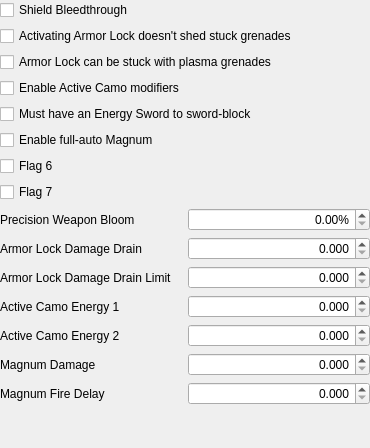
<?xml version="1.0" encoding="UTF-8"?>
<ui version="4.0">
 <class>PageMPTU1Config</class>
 <widget class="QWidget" name="PageMPTU1Config">
  <property name="geometry">
   <rect>
    <x>0</x>
    <y>0</y>
    <width>370</width>
    <height>448</height>
   </rect>
  </property>
  <property name="sizePolicy">
   <sizepolicy hsizetype="Expanding" vsizetype="Expanding">
    <horstretch>0</horstretch>
    <verstretch>0</verstretch>
   </sizepolicy>
  </property>
  <property name="windowTitle">
   <string>Form</string>
  </property>
  <layout class="QGridLayout" name="gridLayout">
   <property name="leftMargin">
    <number>0</number>
   </property>
   <property name="topMargin">
    <number>0</number>
   </property>
   <property name="rightMargin">
    <number>0</number>
   </property>
   <property name="bottomMargin">
    <number>0</number>
   </property>
   <item row="0" column="0" colspan="2">
    <widget class="QCheckBox" name="fieldBleedthrough">
     <property name="text">
      <string>Shield Bleedthrough</string>
     </property>
    </widget>
   </item>
   <item row="1" column="0" colspan="2">
    <widget class="QCheckBox" name="fieldArmorLockCantShed">
     <property name="text">
      <string>Activating Armor Lock doesn't shed stuck grenades</string>
     </property>
    </widget>
   </item>
   <item row="2" column="0" colspan="2">
    <widget class="QCheckBox" name="fieldArmorLockCanBeStuck">
     <property name="text">
      <string>Armor Lock can be stuck with plasma grenades</string>
     </property>
    </widget>
   </item>
   <item row="3" column="0" colspan="2">
    <widget class="QCheckBox" name="fieldEnableActiveCamoModifiers">
     <property name="toolTip">
      <string>If this box is not checked, then the game will not apply the Active Camo modifiers available below.</string>
     </property>
     <property name="text">
      <string>Enable Active Camo modifiers</string>
     </property>
    </widget>
   </item>
   <item row="4" column="0" colspan="2">
    <widget class="QCheckBox" name="fieldLimitSwordBlockToSword">
     <property name="text">
      <string>Must have an Energy Sword to sword-block</string>
     </property>
    </widget>
   </item>
   <item row="5" column="0" colspan="2">
    <widget class="QCheckBox" name="fieldAutomaticMagnum">
     <property name="toolTip">
      <string>Allow players to fire the Magnum by holding down the trigger, rather than having to pull the trigger individually for each shot.</string>
     </property>
     <property name="text">
      <string>Enable full-auto Magnum</string>
     </property>
    </widget>
   </item>
   <item row="6" column="0" colspan="2">
    <widget class="QCheckBox" name="fieldFlag6">
     <property name="text">
      <string>Flag 6</string>
     </property>
    </widget>
   </item>
   <item row="7" column="0" colspan="2">
    <widget class="QCheckBox" name="fieldFlag7">
     <property name="text">
      <string>Flag 7</string>
     </property>
    </widget>
   </item>
   <item row="8" column="0">
    <widget class="QLabel" name="labelPrecisionBloom">
     <property name="text">
      <string>Precision Weapon Bloom</string>
     </property>
     <property name="buddy">
      <cstring>fieldPrecisionBloom</cstring>
     </property>
    </widget>
   </item>
   <item row="8" column="1">
    <widget class="QDoubleSpinBox" name="fieldPrecisionBloom">
     <property name="alignment">
      <set>Qt::AlignRight|Qt::AlignTrailing|Qt::AlignVCenter</set>
     </property>
     <property name="suffix">
      <string>%</string>
     </property>
     <property name="maximum">
      <double>200.000000000000000</double>
     </property>
    </widget>
   </item>
   <item row="9" column="0">
    <widget class="QLabel" name="labelArmorLockDamageDrain">
     <property name="text">
      <string>Armor Lock Damage Drain</string>
     </property>
     <property name="buddy">
      <cstring>fieldArmorLockDamageDrain</cstring>
     </property>
    </widget>
   </item>
   <item row="9" column="1">
    <widget class="QDoubleSpinBox" name="fieldArmorLockDamageDrain">
     <property name="alignment">
      <set>Qt::AlignRight|Qt::AlignTrailing|Qt::AlignVCenter</set>
     </property>
     <property name="decimals">
      <number>3</number>
     </property>
     <property name="maximum">
      <double>2.000000000000000</double>
     </property>
    </widget>
   </item>
   <item row="10" column="0">
    <widget class="QLabel" name="labelArmorLockDamageDrainLimit">
     <property name="text">
      <string>Armor Lock Damage Drain Limit</string>
     </property>
     <property name="buddy">
      <cstring>fieldArmorLockDamageDrainLimit</cstring>
     </property>
    </widget>
   </item>
   <item row="10" column="1">
    <widget class="QDoubleSpinBox" name="fieldArmorLockDamageDrainLimit">
     <property name="alignment">
      <set>Qt::AlignRight|Qt::AlignTrailing|Qt::AlignVCenter</set>
     </property>
     <property name="decimals">
      <number>3</number>
     </property>
     <property name="maximum">
      <double>2.000000000000000</double>
     </property>
    </widget>
   </item>
   <item row="11" column="0">
    <widget class="QLabel" name="labelCamoEnergy1">
     <property name="text">
      <string>Active Camo Energy 1</string>
     </property>
     <property name="buddy">
      <cstring>fieldActiveCamoEnergy</cstring>
     </property>
    </widget>
   </item>
   <item row="11" column="1">
    <widget class="QDoubleSpinBox" name="fieldActiveCamoEnergy">
     <property name="alignment">
      <set>Qt::AlignRight|Qt::AlignTrailing|Qt::AlignVCenter</set>
     </property>
     <property name="decimals">
      <number>3</number>
     </property>
     <property name="maximum">
      <double>2.000000000000000</double>
     </property>
     <property name="singleStep">
      <double>0.001000000000000</double>
     </property>
    </widget>
   </item>
   <item row="12" column="0">
    <widget class="QLabel" name="labelCamoEnergy2">
     <property name="text">
      <string>Active Camo Energy 2</string>
     </property>
     <property name="buddy">
      <cstring>fieldActiveCamoEnergyBonus</cstring>
     </property>
    </widget>
   </item>
   <item row="12" column="1">
    <widget class="QDoubleSpinBox" name="fieldActiveCamoEnergyBonus">
     <property name="alignment">
      <set>Qt::AlignRight|Qt::AlignTrailing|Qt::AlignVCenter</set>
     </property>
     <property name="decimals">
      <number>3</number>
     </property>
     <property name="maximum">
      <double>2.000000000000000</double>
     </property>
     <property name="singleStep">
      <double>0.001000000000000</double>
     </property>
    </widget>
   </item>
   <item row="13" column="0">
    <widget class="QLabel" name="labelMagnumDamage">
     <property name="text">
      <string>Magnum Damage</string>
     </property>
     <property name="buddy">
      <cstring>fieldMagnumDamage</cstring>
     </property>
    </widget>
   </item>
   <item row="13" column="1">
    <widget class="QDoubleSpinBox" name="fieldMagnumDamage">
     <property name="alignment">
      <set>Qt::AlignRight|Qt::AlignTrailing|Qt::AlignVCenter</set>
     </property>
     <property name="decimals">
      <number>3</number>
     </property>
     <property name="maximum">
      <double>10.000000000000000</double>
     </property>
    </widget>
   </item>
   <item row="14" column="0">
    <widget class="QLabel" name="labelMagnumFireDelay">
     <property name="text">
      <string>Magnum Fire Delay</string>
     </property>
     <property name="buddy">
      <cstring>fieldMagnumFireDelay</cstring>
     </property>
    </widget>
   </item>
   <item row="14" column="1">
    <widget class="QDoubleSpinBox" name="fieldMagnumFireDelay">
     <property name="alignment">
      <set>Qt::AlignRight|Qt::AlignTrailing|Qt::AlignVCenter</set>
     </property>
     <property name="decimals">
      <number>3</number>
     </property>
     <property name="maximum">
      <double>10.000000000000000</double>
     </property>
    </widget>
   </item>
   <item row="15" column="0" colspan="2">
    <spacer name="verticalSpacer_8">
     <property name="orientation">
      <enum>Qt::Vertical</enum>
     </property>
     <property name="sizeHint" stdset="0">
      <size>
       <width>367</width>
       <height>79</height>
      </size>
     </property>
    </spacer>
   </item>
  </layout>
 </widget>
 <tabstops>
  <tabstop>fieldBleedthrough</tabstop>
  <tabstop>fieldArmorLockCantShed</tabstop>
  <tabstop>fieldArmorLockCanBeStuck</tabstop>
  <tabstop>fieldEnableActiveCamoModifiers</tabstop>
  <tabstop>fieldLimitSwordBlockToSword</tabstop>
  <tabstop>fieldAutomaticMagnum</tabstop>
  <tabstop>fieldFlag6</tabstop>
  <tabstop>fieldFlag7</tabstop>
  <tabstop>fieldPrecisionBloom</tabstop>
  <tabstop>fieldArmorLockDamageDrain</tabstop>
  <tabstop>fieldArmorLockDamageDrainLimit</tabstop>
  <tabstop>fieldActiveCamoEnergy</tabstop>
  <tabstop>fieldActiveCamoEnergyBonus</tabstop>
  <tabstop>fieldMagnumDamage</tabstop>
  <tabstop>fieldMagnumFireDelay</tabstop>
 </tabstops>
 <resources/>
 <connections/>
</ui>
